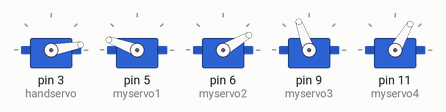
Recording of a sketch running on a simulated Arduino Uno, built with avr-gcc and run on an emulated ATmega328P. Parts: 5 × servo.

Above: at 0.1 s.
At 4.6 s:
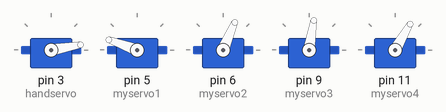
At 10.4 s:
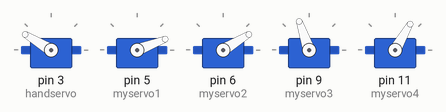
At 19.7 s:
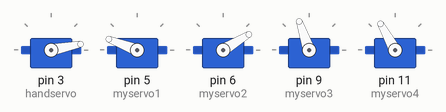
At 29.4 s:
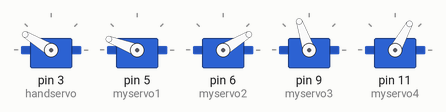
At 38.6 s:
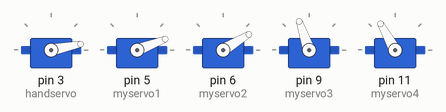
Timing chart, 0 to 40.0 s (numbered marks = the images above):
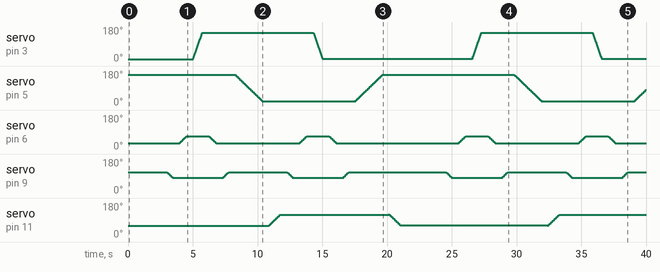

The sketch:

__+_______.ino
```cpp
//4軸動作テスト用プログラム
//arduinoのスケッチは、void loop()の動作をループし続ける


//サーボライブラリのインクルード
#include <Servo.h>

//サーボの宣言
Servo handservo;    //グリッパーのサーボ
Servo myservo1;     //グリッパー取り付け部のサーボ
Servo myservo2;     //アーム上軸
Servo myservo3;     //アーム下軸
Servo myservo4;     //アーム台座サーボ

//変数の宣言
int pos; //サーボ動作用の変数
int setupif=0;  //サーボ位置リセット関数の管理用
int hand_servo, servo1, servo2, servo3, servo4; //サーボ角度読み込み用変数
int myspeed;  //サーボリセット時の移動速度変数


//サーボのリセット用の関数（servorest)
void servoreset()
{
   hand_servo=handservo.read();
   servo1=myservo1.read();
   servo2=myservo2.read();
   servo3=myservo3.read();
   servo4=myservo4.read();


   myspeed=500;
   for(pos=0;pos<=myspeed;pos+=1)
   {
    handservo.write(int(map(pos,1,myspeed,hand_servo,10)));
    delay(500);
    myservo1.write(int(map(pos,1,myspeed,servo1,20)));
    delay(500);
    myservo2.write(int(map(pos,1,myspeed,servo2,80)));
    delay(500);
    myservo3.write(int(map(pos,1,myspeed,servo3,100)));
    delay(500);
    myservo4.write(int(map(pos,1,myspeed,servo4,60)));
    delay(500);
   }
}


//サーボのピン設定　サーボ番号は先端から順にhand+1〜3番軸設定　ピンは3,5,6,11(PWMの使えるピン)
void setup()
{
  handservo.attach(3);
  myservo1.attach(5);
  myservo2.attach(6);
  myservo3.attach(9);
  myservo4.attach(11);


  handservo.write(10);
  myservo1.write(160);
  myservo2.write(30);
  myservo3.write(110);
  myservo4.write(60);

}


//動作プログラム
void loop()
{

  //アーム初期位置関数呼び出し（if文管理）
  if(setupif=0)
  {servoreset();}
  //一度で終了のためif条件を崩す
  setupif=1;
  delay(3000);

//////////////////////////////////////////////////////////////////////////////
///////   初期位置から持ち上げるまでまで　　///////////////////////////////////////
//////////////////////////////////////////////////////////////////////////////

  //アームを倒す1（3番サーボ動作）
  for(pos=110; pos>80; pos-=1)
  {
     myservo3.write(pos);
     delay(15);
  }
  delay(500);

  //アームを倒す2（2番サーボ動作）
  for(pos=30; pos<68; pos+=1)
  {
    myservo2.write(pos);
    delay(15);
  }
  delay(500);

  //グリッパーを閉じる（handサーボ動作）
  for(pos=10; pos<150; pos+=1)
  {
    handservo.write(pos);
    delay(5);
  }
  delay(500);

  //アームを持ち上げる1（2番サーボ動作）
  for(pos = 68; pos>30; pos-=1)
  {
    myservo2.write(pos);
    delay(15);
  }
  delay(500);

  //アームを持ち上げる2（３番サーボ動作）
  for(pos=80; pos<110; pos+=1)
  {
    myservo3.write(pos);
    delay(15);
  }
  delay(500);

//////////  持ち上げ終了  /////////////////////////////


/////////////////////////////////////////////////////
/////////  向き変更開始  /////////////////////////////
////////////////////////////////////////////////////

  //グリッパーの向き変更（1番サーボ動作）
  for(pos=160; pos>20; pos-=1)
  {
    myservo1.write(pos);
    delay(15);
  }
  delay(500);

  //アームの向き変更(4番サーボの動作)
  for(pos=60; pos<120; pos+=1)
  {
    myservo4.write(pos);
    delay(15);
  }
  delay(500);

/////////  向き変更終了  /////////////////////////////////


////////////////////////////////////////////////////////
////////  下ろす動作と初期位置への戻り  ////////////////////
////////////////////////////////////////////////////////


  //アームを倒す２（3番サーボ動作）
  for(pos=110; pos>80; pos-=1)
  {
     myservo3.write(pos);
     delay(15);
  }
  delay(500);

  //アームを倒す1（2番サーボ動作）
  for(pos=30; pos<68; pos+=1)
  {
    myservo2.write(pos);
    delay(15);
  }
  delay(500);

  //グリッパーを開く（ハンドサーボ動作）
  for(pos = 150; pos>10; pos-=1)
  {
    handservo.write(pos);
    delay(5);
  }
  delay(500);

  //アームを持ち上げる1（2番サーボ動作）
  for(pos = 68; pos>30; pos-=1)
  {
    myservo2.write(pos);
    delay(15);
  }
  delay(500);

  //アームを持ち上げる2（３番サーボ動作）
  for(pos=80; pos<110; pos+=1)
  {
    myservo3.write(pos);
    delay(15);
  }
  delay(500);


  //グリッパーの向き変更（1番サーボ動作）
  for(pos = 20; pos<160; pos+=1)
  {
    myservo1.write(pos);
    delay(15);
  }
  delay(500);

  //アームの向き変更(4番サーボの動作)
  for(pos=120; pos>60; pos-=1)
  {
    myservo4.write(pos);
    delay(15);
  }
  delay(500);

///////  初期位置への戻り終了  //////////////////
}
```
